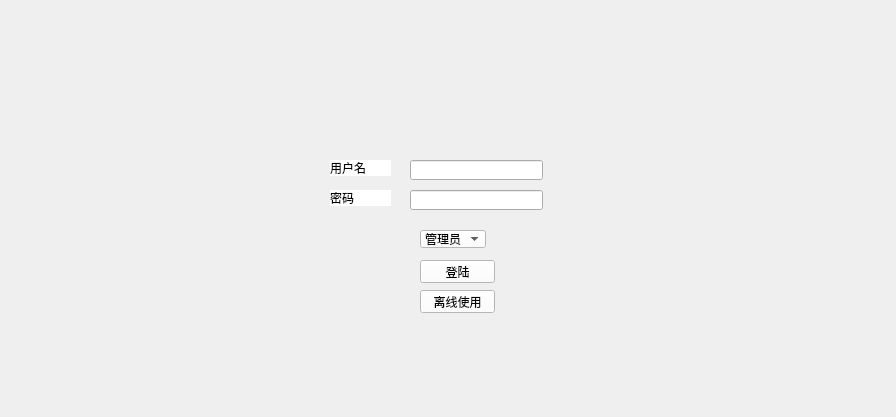
<?xml version="1.0" encoding="UTF-8"?>
<ui version="4.0">
 <class>login</class>
 <widget class="QWidget" name="login">
  <property name="geometry">
   <rect>
    <x>0</x>
    <y>0</y>
    <width>896</width>
    <height>417</height>
   </rect>
  </property>
  <property name="windowTitle">
   <string>登陆-道路应急抢通装备配置</string>
  </property>
  <property name="styleSheet">
   <string notr="true">background-image: url(:/img/base.jpg);</string>
  </property>
  <widget class="QPushButton" name="pb_login">
   <property name="geometry">
    <rect>
     <x>420</x>
     <y>260</y>
     <width>75</width>
     <height>23</height>
    </rect>
   </property>
   <property name="styleSheet">
    <string notr="true">color: rgb(0, 0, 0);
background-color: rgb(255, 255, 255);</string>
   </property>
   <property name="text">
    <string>登陆</string>
   </property>
  </widget>
  <widget class="QPushButton" name="pb_offline">
   <property name="geometry">
    <rect>
     <x>420</x>
     <y>290</y>
     <width>75</width>
     <height>23</height>
    </rect>
   </property>
   <property name="styleSheet">
    <string notr="true">color: rgb(0, 0, 0);
background-color: rgb(255, 255, 255);</string>
   </property>
   <property name="text">
    <string>离线使用</string>
   </property>
  </widget>
  <widget class="QComboBox" name="comboBox">
   <property name="geometry">
    <rect>
     <x>420</x>
     <y>230</y>
     <width>66</width>
     <height>18</height>
    </rect>
   </property>
   <property name="styleSheet">
    <string notr="true">color: rgb(0, 0, 0);
background-color: rgb(255, 255, 255);</string>
   </property>
   <item>
    <property name="text">
     <string>管理员</string>
    </property>
   </item>
   <item>
    <property name="text">
     <string>用户</string>
    </property>
   </item>
   <item>
    <property name="text">
     <string>专家</string>
    </property>
   </item>
  </widget>
  <widget class="QLineEdit" name="le_user">
   <property name="geometry">
    <rect>
     <x>410</x>
     <y>160</y>
     <width>133</width>
     <height>20</height>
    </rect>
   </property>
  </widget>
  <widget class="QLineEdit" name="le_pass">
   <property name="geometry">
    <rect>
     <x>410</x>
     <y>190</y>
     <width>133</width>
     <height>20</height>
    </rect>
   </property>
   <property name="echoMode">
    <enum>QLineEdit::Password</enum>
   </property>
  </widget>
  <widget class="QLabel" name="label">
   <property name="geometry">
    <rect>
     <x>330</x>
     <y>160</y>
     <width>61</width>
     <height>16</height>
    </rect>
   </property>
   <property name="styleSheet">
    <string notr="true">color: rgb(0, 0, 0);
background-color: rgb(255, 255, 255);</string>
   </property>
   <property name="text">
    <string>用户名</string>
   </property>
  </widget>
  <widget class="QLabel" name="label_2">
   <property name="geometry">
    <rect>
     <x>330</x>
     <y>190</y>
     <width>61</width>
     <height>16</height>
    </rect>
   </property>
   <property name="styleSheet">
    <string notr="true">color: rgb(0, 0, 0);
background-color: rgb(255, 255, 255);</string>
   </property>
   <property name="text">
    <string>密码</string>
   </property>
  </widget>
 </widget>
 <resources/>
 <connections/>
</ui>
